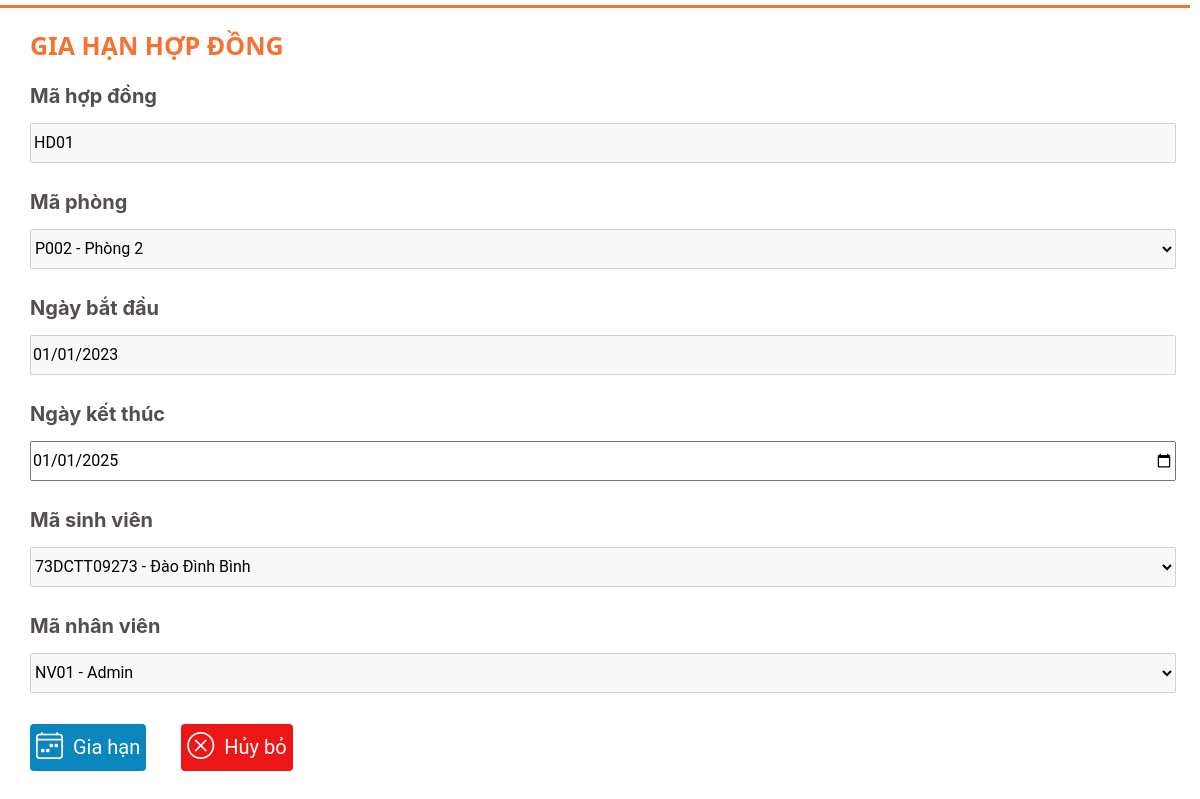
The page /QLHĐ/giahan_hopdong.php?MaHD=HD01 on the database its author committed.
### tables this page shows
CREATE TABLE `tbl_hopdong` (
  `STT` int(11) NOT NULL,
  `MaHD` varchar(50) NOT NULL,
  `MaPhong` varchar(20) NOT NULL,
  `NgayBD` date NOT NULL,
  `NgayKT` date NOT NULL,
  `MaSV` varchar(20) NOT NULL,
  `MaNV` varchar(20) NOT NULL
);

### QLHĐ/giahan_hopdong.php (the view, shortened to what this page needs)
<!DOCTYPE html>
<html lang="en">
<head>
    <link href="https://cdn.jsdelivr.net/npm/bootstrap@5.3.3/dist/css/bootstrap.min.css" rel="stylesheet">
    <link rel="stylesheet" href="https://cdn.jsdelivr.net/npm/bootstrap-icons@1.11.3/font/bootstrap-icons.min.css">
    <link rel="stylesheet" href="them_hopdong.css?v=<?php echo time()?>">
</head>
<body>
        <?php
        include ("../db/connect.php");
            $query_nv = "SELECT MaNV, TenNV FROM tbl_nhanvien";
            $result_nv = mysqli_query($conn, $query_nv);
            $query_sv = "SELECT MaSV, TenSV FROM tbl_sinhvien";
            $result_sv = mysqli_query($conn, $query_sv);
            $query_p = "SELECT MaPhong, TenPhong FROM tbl_phong";
            $result_p = mysqli_query($conn, $query_p);
        ?>
        <?php
            $MaHD = $_GET['MaHD'];
            $MaPhong="";
            $NgayBD ="";
            $NgayKT ="";
            $MaSV="";
            $MaNV="";
            include ("../db/connect.php");
                $query = "SELECT * FROM tbl_hopdong WHERE MaHD = '$MaHD';";
                $result = mysqli_query($conn, $query);
                if(mysqli_num_rows($result) > 0){
                    while($row = mysqli_fetch_assoc($result)){
                        $MaHD = $row["MaHD"];
                        $MaPhong = $row["MaPhong"];
                        $NgayBD =$row["NgayBD"];
                        $NgayKT =$row["NgayKT"];
                        $MaSV = $row["MaSV"];
                        $MaNV = $row["MaNV"];
                    }
                }
        ?>
        <form method="POST" onsubmit="return check()" class="form_them">
            <div class = "container_hd">
            <div class = "title_hd">GIA HẠN HỢP ĐỒNG</div>
                <div class = "them_hd">
                    <div class = "label_hd">Mã hợp đồng</div>
                    <input type="text" name="txtMaHD" id="txtMaHD" value = "<?php echo $MaHD?>" disabled placeholder="Nhập mã hợp đồng (VD:HD00)" pattern="^HD\d{2,3}$" title="Hãy nhập đúng định dạng mã hợp đồng">
                </div>
                <div class="them_hd">
                    <div class="label_hd">Mã phòng</div>
                    <select name="txtMaP" id="txtMaP" disabled >
                        <?php
                        if ($result_p && mysqli_num_rows($result_p) > 0) {
                            while ($row_p = mysqli_fetch_assoc($result_p)) {
                                $selected = ($row_p["MaPhong"] == $MaPhong) ? 'selected' : '';
                                echo '<option value="' . $row_p["MaPhong"] . '" ' . $selected . '>' . $row_p["MaPhong"] . ' - ' . $row_p["TenPhong"] . '</option>';
                            }
                        } else {
                            echo '<option value="">Không có dữ liệu</option>';
                        }
                        ?>
                    </select>
            </div>
                <div class = "them_hd">
                    <div class ="label_hd">Ngày bắt đầu</div>
                    <input type="date" name="dtpNgayBD" id="dtpNgayBD" value = "<?php echo $NgayBD?>"  disabled>
                </div>
                <div class = "them_hd">
                    <div class ="label_hd">Ngày kết thúc</div>
                    <input type="date" name="dtpNgayKT" id="dtpNgayKT" value = "<?php echo $NgayKT?>" required autocomplete="off" >
                </div>
                <div class="them_hd">
                    <div class="label_hd">Mã sinh viên</div>
                    <select name="txtMaSV" id="txtMaSV" disabled >
                        <?php
                        if ($result_sv && mysqli_num_rows($result_sv) > 0) {
                            while ($row_sv = mysqli_fetch_assoc($result_sv)) {
                                $selected = ($row_sv["MaSV"] == $MaSV) ? 'selected' : '';
                                echo '<option value="' . $row_sv["MaSV"] . '" ' . $selected . '>' . $row_sv["MaSV"] . ' - ' . $row_sv["TenSV"] . '</option>';
                            }
                        } else {
                            echo '<option value="">Không có dữ liệu</option>';
                        }
                        ?>
                    </select>
            </div>
                <div class="them_hd">
                    <div class="label_hd">Mã nhân viên</div>
                    <select name="txtMaNV" id="txtMaNV" disabled >
                        <?php
                        if ($result_nv && mysqli_num_rows($result_nv) > 0) {
                            while ($row_nv = mysqli_fetch_assoc($result_nv)) {
                                $selected = ($row_nv["MaNV"] == $MaNV) ? 'selected' : '';
                                echo '<option value="' . $row_nv["MaNV"] . '" ' . $selected . '>' . $row_nv["MaNV"] . ' - ' . $row_nv["TenNV"] . '</option>';
                            }
                        } else {
                            echo '<option value="">Không có dữ liệu</option>';
                        }
                        ?>
                    </select>
            </div>
                <div class = "chucnang_hd">
                        <button class = "luu_hd" name="btnGiaHan" id="btnGiaHan" style="display: flex; flex-direction: row-reverse;"> Gia hạn
                              <i class="bi bi-calendar4-week"></i>
                        </button>
                        <button class = "link_quaylai">
                            <i class="bi bi-x-circle"></i>
                            <a href="ql_hopdong.php" id="quaylai">Hủy bỏ </a>
                        </button>
                </div>
            </div>
    </form>
</body>
</html>

### QLHĐ/them_hopdong.css (style rules this page uses)
.form_them { display: flex; justify-content: center; margin: 5px 10px 10px 0px; }
.title_hd { margin-top: 15px; margin-bottom: -10px; font-size: 25px; color: #f57234; font-family: var(--bs-body-font-family); font-weight: bold; }
.container_hd { border-top: 3px solid ; border-color: #f57234; width: 100%; height: 800px;; line-height: 45px; font-family: 'Roboto', helvetica; padding: 0px 14px 24px 30px; background: white; font-size: 20px; }
#txtMaP, #txtMaSV, #txtMaNV, #dtpNgayBD, #dtpNgayKT, #txtMaHD { height: 40px; color:black ; font-size: 16px; width: 100%; }
.label_hd { width: 16%; font-size: 20px; font-family: Inter, Helvetica, Arial, sans-serif; color: #544e4e; font-weight: bold; padding-top: 16px; }
.them_hd { width: 100%; }
.chucnang_hd { display: flex; margin-top: 30px; gap: 35px; }
.luu_hd { gap: 10px; display: flex; border-radius: 4px; color: #ffffff; background: #0b85bd; align-items: center; border: none; }
.link_quaylai { border-radius: 4px; background: #ed1616; align-items: center; display: flex; gap: 10px; border: none; }
.luu_hd i { font-size: 27px; }
.link_quaylai i { font-size: 27px; color: #ffffff; }
.link_quaylai a { text-decoration: none; color: #ffffff; }

### rows shown on the page
tbl_hopdong: txtMaHD "HD01", dtpNgayBD "01/01/2023", dtpNgayKT "01/01/2025"

### other values the page prints
form field txtMaP "P002 - Phòng 2"
form field txtMaSV "73DCTT09273 - Đào Đình Bình"
form field txtMaNV "NV01 - Admin"
